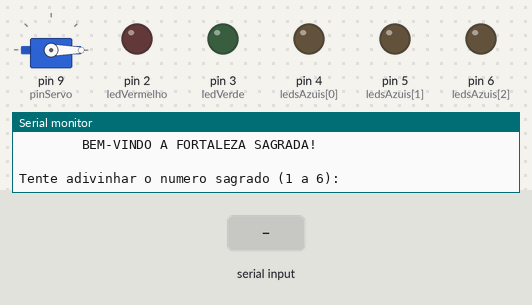
The sketch below on a simulated Arduino Uno, built with avr-gcc and run on an emulated ATmega328P. Shown: servo, output pins drawn as LEDs (lit = HIGH), the last lines printed to the serial monitor. Inputs (shaded band) come from the test bench. Random numbers use the default seed unless the sketch sets one.

Above: at 1.2 s.
1.3 s: "5\n" received over Serial
At 1.7 s:
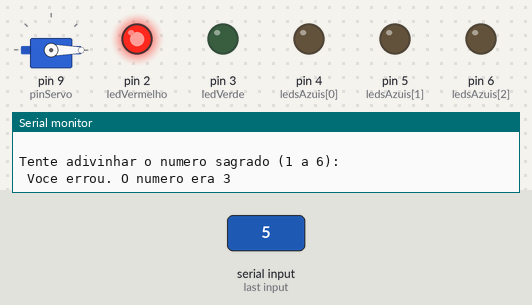
Timing chart, 0 to 4.3 s (numbered marks = the images above; inputs shaded):
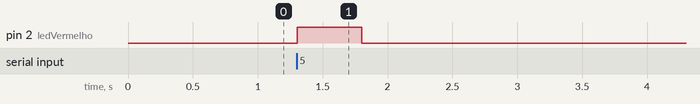

Measured:
- after the input at 1.3 s, pin 2 (ledVermelho): LOW → HIGH at once, → LOW 0.50 s later

The sketch:

jogo_de_dados_moura_branco1.ino
```cpp
#include <Servo.h>


 int ledVermelho = 2;
 int ledVerde = 3;
 int ledsAzuis[] = {4, 5, 6};
 int numeroJoias = 3;

Servo servo;
 int pinServo = 9;

int acertos = 0;
int numeroSagrado;

void setup() {
  Serial.begin(9600);
  randomSeed(analogRead(A0));

  pinMode(ledVermelho, OUTPUT);
  pinMode(ledVerde, OUTPUT);
  for (int i = 0; i < numeroJoias; i++) {
    pinMode(ledsAzuis[i], OUTPUT);
    digitalWrite(ledsAzuis[i], LOW);
  }

  servo.attach(pinServo);
  servo.write(0);
  Serial.println("    ");
  Serial.println("        BEM-VINDO A FORTALEZA SAGRADA!        ");
  Serial.println("    ");
  iniciarNovaRodada();
}

void loop() {
  if (Serial.available() > 0) {
    int palpite = Serial.parseInt();

    if (palpite < 1 || palpite > 6) {
      Serial.println("Digite um numero de 1 a 6.");
      return;
    }

    if (palpite == numeroSagrado) {
      Serial.println(" Voce acertou o numero sagrado!");
      piscarLED(ledVerde);

      if (acertos < numeroJoias) {
        digitalWrite(ledsAzuis[acertos], HIGH);
        acertos++;
      }

      if (acertos >= numeroJoias) {
        Serial.println(" Todas as joias estão acesas! A Porta da Sabedoria se abre...");
        servo.write(90);
      } else {
        iniciarNovaRodada();
      }
    } else {
      Serial.print(" Voce errou. O numero era ");
      Serial.println(numeroSagrado);
      piscarLED(ledVermelho);
      reiniciarDesafio();
    }
  }
}

void iniciarNovaRodada() {
  numeroSagrado = random(1, 7);
  Serial.println("Tente adivinhar o numero sagrado (1 a 6):");
}

void reiniciarDesafio() {
  acertos = 0;
  for (int i = 0; i < numeroJoias; i++) {
    digitalWrite(ledsAzuis[i], LOW);
  }
  servo.write(0);
  iniciarNovaRodada();
}

void piscarLED(int pin) {
  digitalWrite(pin, HIGH);
  delay(500);
  digitalWrite(pin, LOW);
}
```
